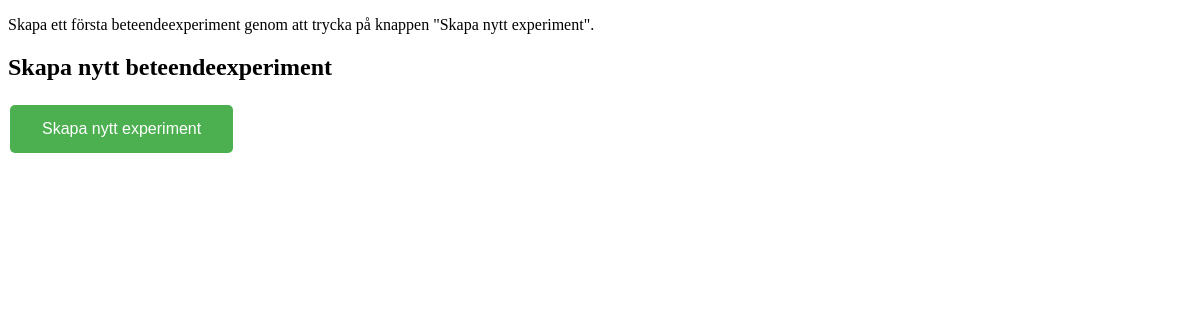
Before: /experiments/ with the older database file.
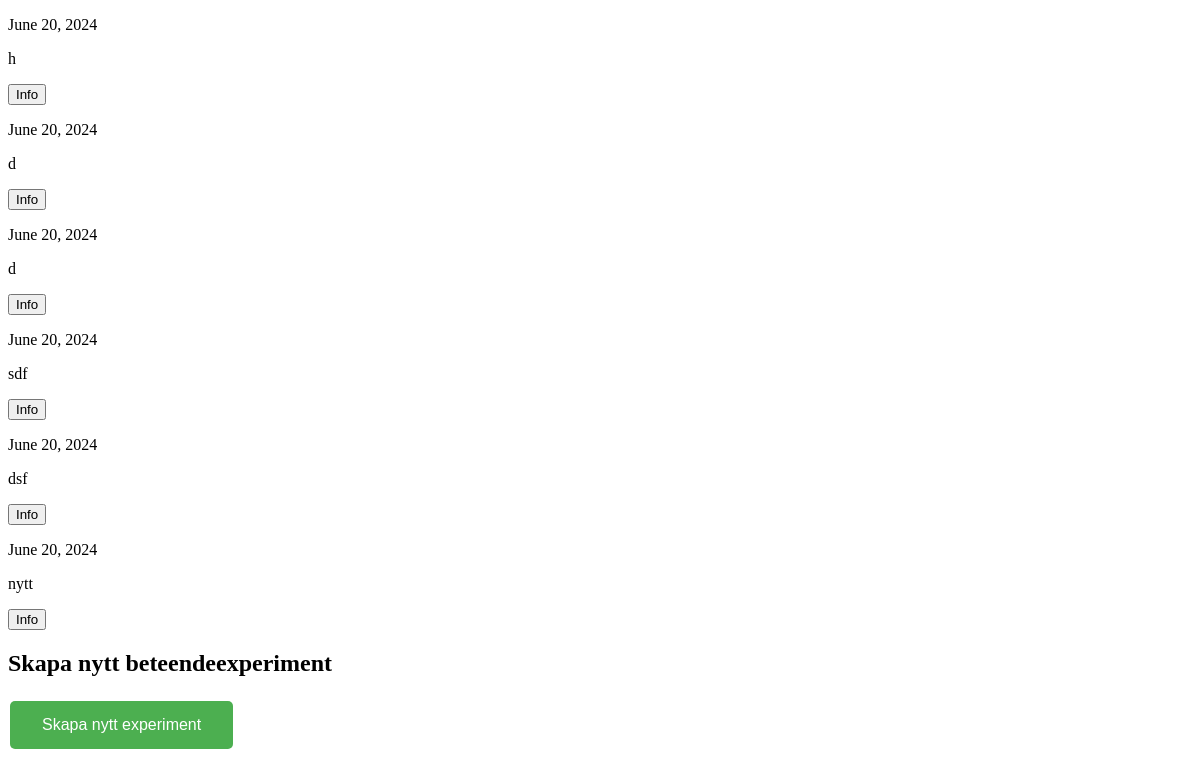
After: the same page with the newer database file.
### experiments/models.py (models this page shows)
class ExperimentPlan(models.Model):
    namn = models.CharField(max_length=50,)
    Hypotes = models.CharField(max_length=100,
     help_text="Vad tror du kommer hända?",default="")
    negativ_tanke = models.CharField( max_length=50,
        help_text="Vilken tanke vill du testa?")
    beskrivning = models.CharField(help_text="Beskriv syftet med ditt experiment.", max_length=300, default="")
    datum = models.DateField(default=date.today)
    Beteende = models.CharField( max_length=100)
    Situation = models.CharField( max_length=100)
    Konsekvens = models.CharField(max_length=100)
    tro_pre = models.IntegerField(help_text="Hur starkt tror du på din förutsägelse?")

### experiments/views.py (the view)
# urls.py: path("", views.Index, name="Index"),
def Index(request):
    experiments = ExperimentPlan.objects.all()
    context = {'experiments': experiments}
    return render(request, 'experiments/index.html', context)

### experiments/templates/experiments/Index.html (shortened to what this page needs)
<!DOCTYPE html>
<html>
<head>
</head>
<body>
  {% for experiment in experiments %}
  <div class="experiment-item">
    <p>{{ experiment.datum }}</p>
    <p>{{ experiment.namn }}</p>
    <button class="info-button">Info</button>
  </div>
{% empty %}
  <p>Skapa ett första beteendeexperiment genom att trycka på knappen "Skapa nytt experiment".</p>
{% endfor %}
  <h2>Skapa nytt beteendeexperiment</h2>
  <a href="{% url 'Skapa' %}">
    <button class="cool-button">Skapa nytt experiment</button>
  </a>
</body>
</html>

### experiments/templates/experiments/Index.html (style rules this page uses)
.cool-button { background-color: #4CAF50; border: none; color: white; padding: 15px 32px; text-align: center; text-decoration: none; display: inline-block; font-size: 16px; margin: 4px 2px; cursor: pointer; border-radius: 5px; }

Changed rows visible on the page:
added ExperimentPlan: datum "June 20, 2024", namn "h"
added ExperimentPlan: datum "June 20, 2024", namn "d"
added ExperimentPlan: datum "June 20, 2024", namn "d"
added ExperimentPlan: datum "June 20, 2024", namn "sdf"
added ExperimentPlan: datum "June 20, 2024", namn "dsf"
added ExperimentPlan: datum "June 20, 2024", namn "nytt"
Other visible differences:
text no longer shown: "Skapa ett första beteendeexperiment genom att trycka på knappen \"Skapa nytt experiment\"."
